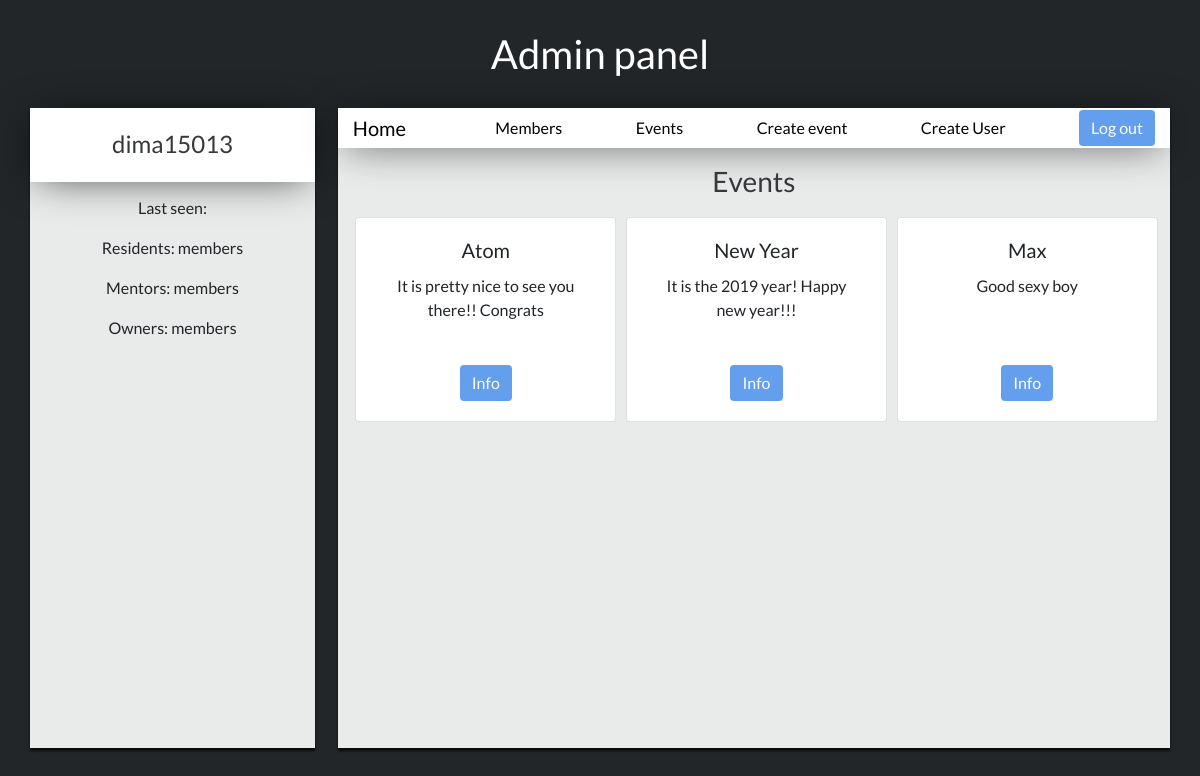
Page /events (signed in) on the earlier database version.
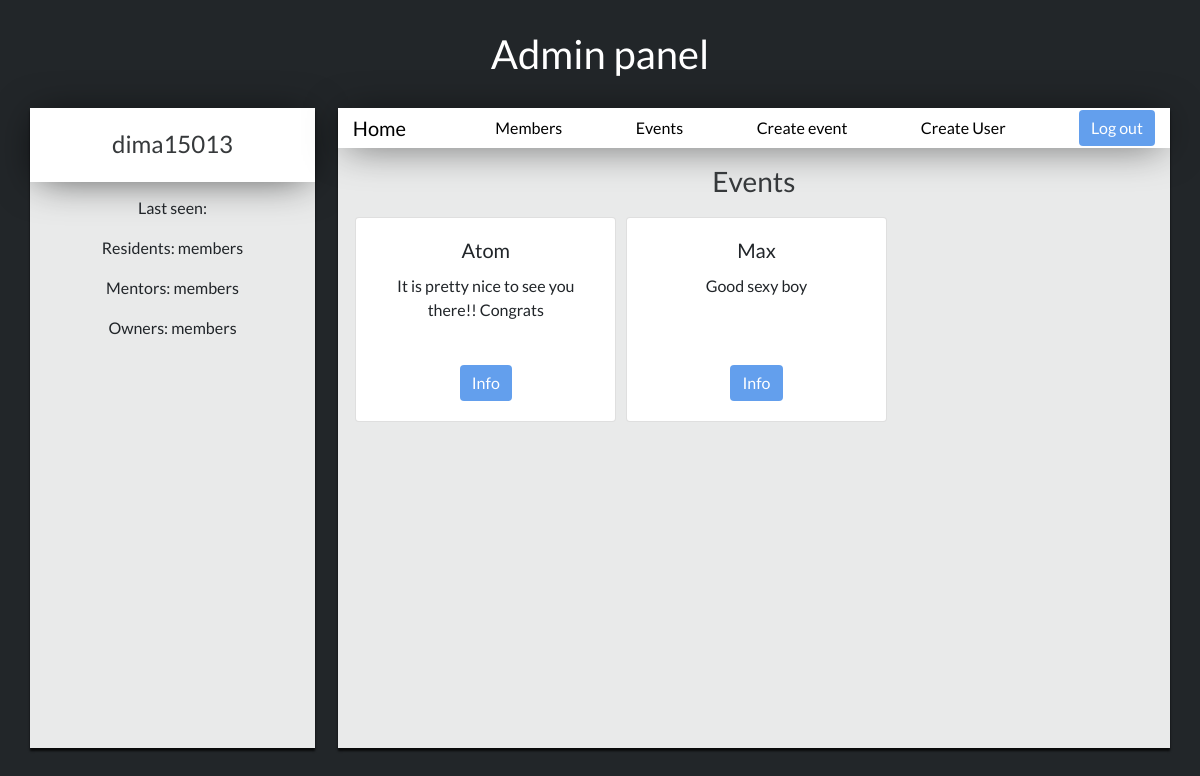
Same page on the later database version.
### login/models.py (models this page shows)
class Event(models.Model):
    name = models.CharField(max_length=80)
    description = models.TextField()
    organizer = models.CharField(max_length=40)
    start_time = models.DateTimeField()
    end_time = models.DateTimeField()
    created_time = models.DateTimeField(auto_now=True)

### login/views.py (the view)
# urls.py: path('events', views.list_events, name='list_events'),
@login_required
def list_events(request):
    events = Event.objects.all()
    context = {
        'events': events
    }
    return render(request, 'events/index.html', context)

### login/templates/events/index.html
{% extends 'index-admin-base.html' %}
{% block info_admin %}
{% load staticfiles %}
<link rel="stylesheet" media="all" href="{% static 'css/events.css' %}" type="text/css">
<h3 class="event-text">Events</h3>
<div class="container event-list">
    {% for item in events %}
      <div class="event card text-center col-sm">
        <div class="card-body">
          <h5 class="card-title">{{ item.name }}</h5>
          <p class="card-text">{{ item.description }}</p>
          <a href="/event/{{ item.id }}" class="btn btn-primary">Info</a>
        </div>
      </div>
    {% endfor %}
</div>
{% endblock %}

Differences in the rows shown:
removed Event: name "New Year", description "It is the 2019 year! Happy new year!!!"
